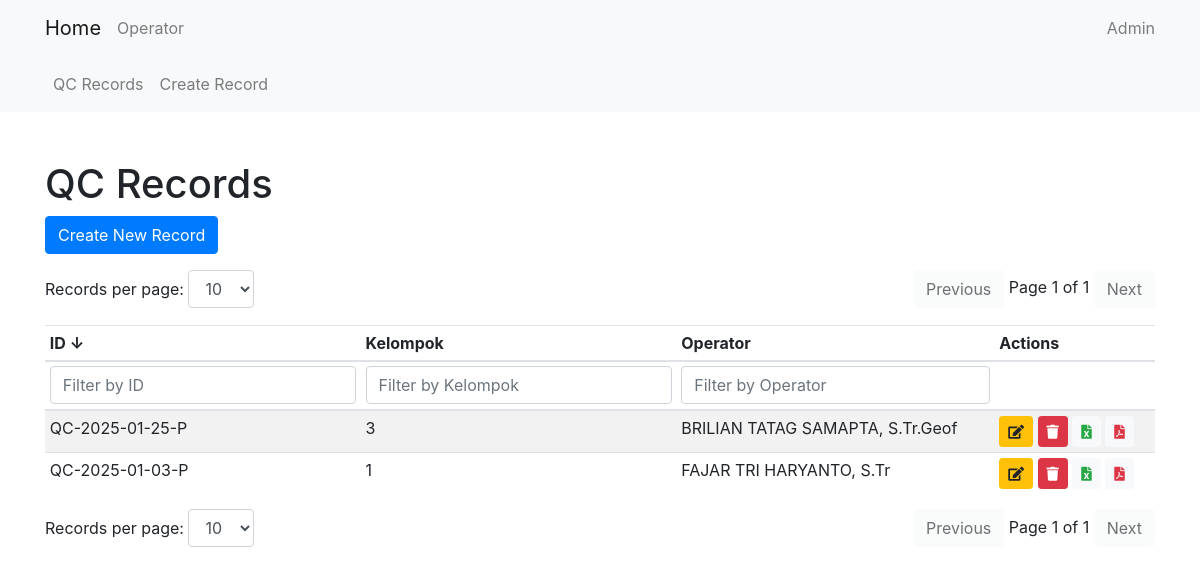
The page /qc/ on the database as committed earlier.
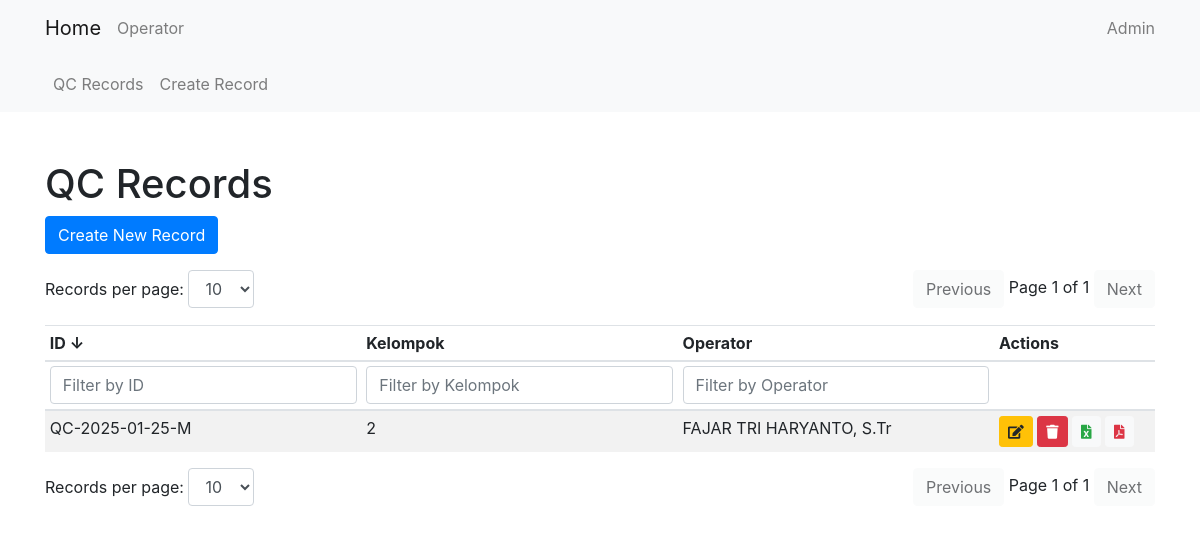
The same page on the database as committed later.
### qc/models.py (models this page shows, shortened)
class QcRecord(models.Model):
    date = models.DateField(default=get_default_date)
    qc_id = models.CharField(max_length=15, default='0')
    shift = models.CharField(max_length=15, choices=SHIFT, default='P')
    kelompok = models.CharField(max_length=1, choices=KELOMPOK, default='1')
    jam_pelaksanaan = models.TimeField(default=(timezone.now() + timezone.timedelta(hours=7)).replace(second=0, microsecond=0))
    qc_prev = models.TextField(default='0')
    qc = models.TextField(default='0')
    operator = models.ForeignKey(Operator, on_delete=models.CASCADE)
    NIP = models.CharField(max_length=18, default='0')
    event_indonesia = models.IntegerField(default=0)
    event_luar = models.IntegerField(default=0)
    kel_sebelum = models.CharField(max_length=1, choices=KELOMPOK, default='1')

### core/models.py (models this page shows)
class Operator(models.Model):
    name = models.CharField(max_length=100)
    NIP = models.CharField(max_length=18)
    def __str__(self):
        return self.name

### qc/views.py (the view)
# urls.py: path('', QcRecordListView.as_view(), name='qcrecord_list'),
class QcRecordListView(ListView):
    model = QcRecord
    template_name = 'qc/qcrecord_list.html'
    context_object_name = 'qcrecords'

### qc/templates/qc/qcrecord_list.html (shortened to what this page needs)
{% extends 'core/base.html' %}
{% block content %}
<h1 class="mt-5">QC Records</h1>
<a href="{% url 'qc:qcrecord_create' %}" class="btn btn-primary mb-3">Create New Record</a>
<div class="d-flex justify-content-between mb-3">
    <div>
        <label for="recordsPerPageTop">Records per page:</label>
        <select id="recordsPerPageTop" class="form-control d-inline-block w-auto">
            <option value="10" selected>10</option>
        </select>
    </div>
    <div>
        <button id="prevPageTop" class="btn btn-light">Previous</button>
        <span id="pageInfoTop"></span>
        <button id="nextPageTop" class="btn btn-light">Next</button>
    </div>
</div>
<div class="table-responsive">
    <table class="table table-striped table-sm" id="qcRecordTable">
        <thead>
            <tr>
                <th onclick="sortTable(0)" style="cursor: pointer;">ID <span id="idSortArrow">↓</span></th>
                <th onclick="sortTable(1)" style="cursor: pointer;">Kelompok </th>
                <th onclick="sortTable(2)" style="cursor: pointer;">Operator </th>
                <th>Actions</th>
            </tr>
            <tr>
                <th><input type="text" id="idFilter" onkeyup="filterTable(0)" placeholder="Filter by ID" class="form-control"></th>
                <th><input type="text" id="kelompokFilter" onkeyup="filterTable(1)" placeholder="Filter by Kelompok" class="form-control"></th>
                <th><input type="text" id="operatorFilter" onkeyup="filterTable(2)" placeholder="Filter by Operator" class="form-control"></th>
                <th></th>
            </tr>
        </thead>
        <tbody id="qcRecordTableBody">
            {% for record in qcrecords|dictsortreversed:"qc_id" %}
            <tr>
                <td>{{ record.qc_id }}</td>
                <td>{{ record.kelompok }}</td>
                <td>{{ record.operator }}</td>
                <td>
                    <a href="{% url 'qc:qcrecord_update' record.pk %}" class="btn btn-sm btn-warning" data-toggle="tooltip" title="Edit">
                        <i class="fas fa-edit"></i>
                    </a>
                    <form action="{% url 'qc:qcrecord_delete_direct' record.pk %}" method="post" style="display:inline;">
                        <button type="button" class="btn btn-sm btn-danger delete-button" data-toggle="tooltip" title="Delete">
                            <i class="fas fa-trash"></i>
                        </button>
                    </form>
                    <a href="{% url 'qc:export_to_excel' record.pk %}" class="btn btn-sm btn-light text-success" data-toggle="tooltip" title="Export to Excel">
                        <i class="fas fa-file-excel"></i>
                    </a>
                    <a href="{% url 'qc:export_to_pdf' record.pk %}" class="btn btn-sm btn-light text-danger" data-toggle="tooltip" title="Export to PDF">
                        <i class="fas fa-file-pdf"></i>
                    </a>
                </td>
            </tr>
            {% endfor %}
        </tbody>
    </table>
</div>
<div class="d-flex justify-content-between">
    <div>
        <label for="recordsPerPage">Records per page:</label>
        <select id="recordsPerPage" class="form-control d-inline-block w-auto">
            <option value="10" selected>10</option>
        </select>
    </div>
    <div>
        <button id="prevPage" class="btn btn-light">Previous</button>
        <span id="pageInfo"></span>
        <button id="nextPage" class="btn btn-light">Next</button>
    </div>
</div>
{% endblock %}

Rows that differ between the two databases and show on the page:
removed QcRecord: qc_id "QC-2025-01-25-P", kelompok "3", operator "BRILIAN TATAG SAMAPTA, S.Tr.Geof"
changed QcRecord "FAJAR TRI HARYANTO, S.Tr": qc_id "QC-2025-01-03-P" → "QC-2025-01-25-M"; kelompok "1" → "2"
